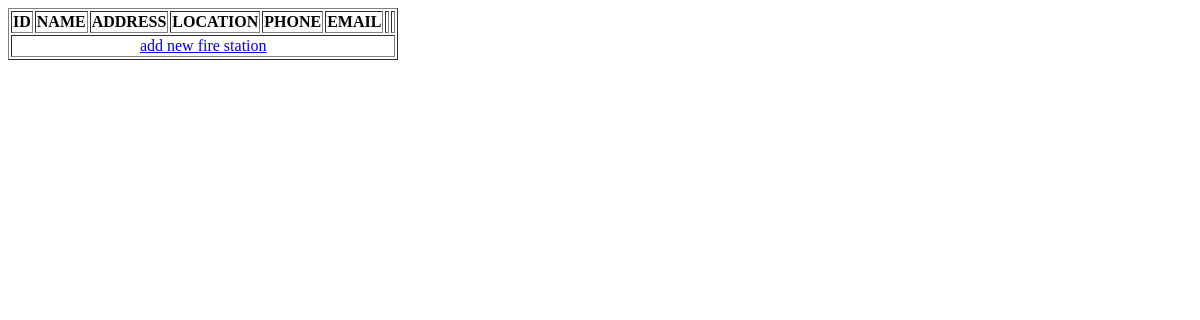
The page /view_fire on the database as committed earlier.
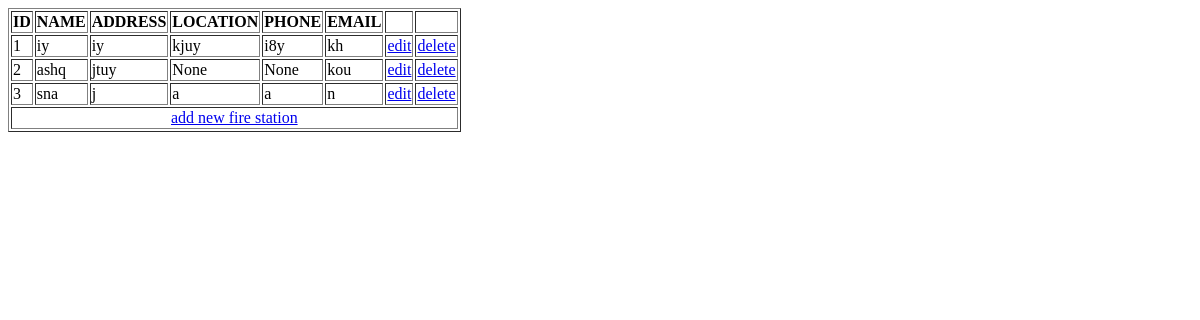
The same page on the database as committed later.
### administrator/models.py (models this page shows)
class FireTable(models.Model):
    Name= models.CharField(max_length=30, null=True, blank=True)
    Address= models.CharField(max_length=30,null=True, blank=True)
    Phone=models.CharField(max_length=30,null=True,blank=True)
    Email=models.CharField(max_length=30,null=True,blank=True)
    Location=models.CharField(max_length=30,null=True,blank=True)

### administrator/views.py (the view)
# urls.py: path('view_fire',view_fire.as_view(),name="view_fire"),
class view_fire(View):
    def get(self,request):
        obj = FireTable.objects.all()
        return render(request,"fire.html", {'val': obj})

### templates/fire.html (shortened to what this page needs)
<!DOCTYPE html>
<html lang="en">
<head>
</head>
<body>
    <table  border="1">
        <tr>
            <th>ID</th>
            <th>NAME</th>
            <th>ADDRESS</th>
            <th>LOCATION</th>
            <th>PHONE</th>
            <th>EMAIL</th>
            <th></th>
            <th></th>
        </tr>
        {% for i in val %}
        <tr class="one">
            <td>{{ forloop.counter }}</td>
            <td>{{ i.Name}}</td>
            <td>{{ i.Address}}</td>
            <td>{{ i.Location}}</td>
            <td>{{ i.Phone}}</td>
            <td>{{ i.Email}}</td>
            <td><a href="edit_fire/{{ i.id }}" class="edit">edit</a></td>
            <td><a href="delete_fire/{{ i.id }}"class="delete">delete</a></td>
        </tr>
        {% endfor %}
        <tr class="two">
            <td colspan="8" align="center">
                <a href="/add_fire"class="delete">add new fire station</a>
            </td>
        </tr>
    </table>
</body>
</html>

Rows that differ between the two databases and show on the page:
added FireTable: Name "iy", Address "iy", Location "kjuy", Phone "i8y", Email "kh"
added FireTable: Name "ashq", Address "jtuy", Location "None", Phone "None", Email "kou"
added FireTable: Name "sna", Address "j", Location "a", Phone "a", Email "n"
